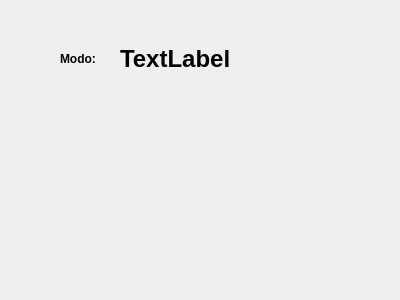
<?xml version="1.0" encoding="UTF-8"?>
<ui version="4.0">
 <class>guiDlg</class>
 <widget class="QWidget" name="guiDlg">
  <property name="geometry">
   <rect>
    <x>0</x>
    <y>0</y>
    <width>400</width>
    <height>300</height>
   </rect>
  </property>
  <property name="windowTitle">
   <string>joysticklegcontroller</string>
  </property>
  <widget class="QLabel" name="label">
   <property name="geometry">
    <rect>
     <x>60</x>
     <y>50</y>
     <width>66</width>
     <height>17</height>
    </rect>
   </property>
   <property name="font">
    <font>
     <weight>75</weight>
     <bold>true</bold>
    </font>
   </property>
   <property name="text">
    <string>Modo:</string>
   </property>
  </widget>
  <widget class="QLabel" name="modo">
   <property name="geometry">
    <rect>
     <x>120</x>
     <y>50</y>
     <width>141</width>
     <height>17</height>
    </rect>
   </property>
   <property name="font">
    <font>
     <pointsize>18</pointsize>
     <weight>75</weight>
     <bold>true</bold>
    </font>
   </property>
   <property name="text">
    <string>TextLabel</string>
   </property>
  </widget>
 </widget>
 <resources/>
 <connections/>
</ui>
